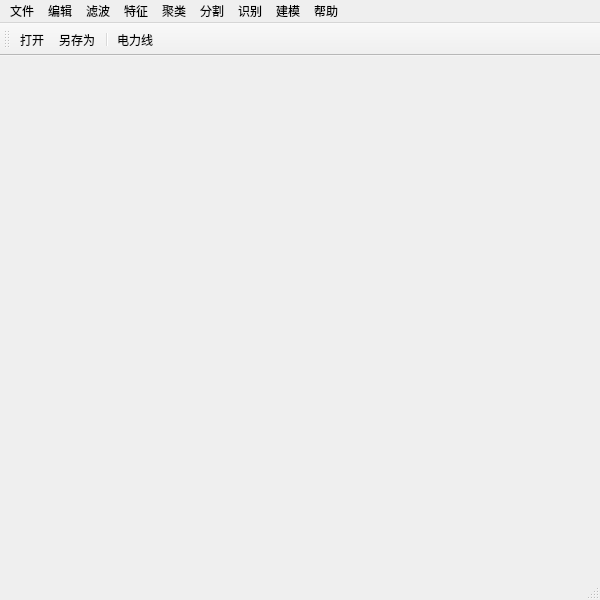
<?xml version="1.0" encoding="UTF-8"?>
<ui version="4.0">
 <class>MainWindow</class>
 <widget class="QMainWindow" name="MainWindow">
  <property name="geometry">
   <rect>
    <x>0</x>
    <y>0</y>
    <width>600</width>
    <height>600</height>
   </rect>
  </property>
  <property name="windowTitle">
   <string>电力线检测</string>
  </property>
  <property name="windowIcon">
   <iconset resource="MainWindow.qrc">
    <normaloff>:/Resources/Resources/pceditor.icns</normaloff>:/Resources/Resources/pceditor.icns</iconset>
  </property>
  <widget class="QRendView" name="centralWidget"/>
  <widget class="QMenuBar" name="menuBar">
   <property name="geometry">
    <rect>
     <x>0</x>
     <y>0</y>
     <width>600</width>
     <height>23</height>
    </rect>
   </property>
   <property name="defaultUp">
    <bool>false</bool>
   </property>
   <property name="nativeMenuBar">
    <bool>true</bool>
   </property>
   <widget class="QMenu" name="menuf">
    <property name="title">
     <string>文件</string>
    </property>
    <addaction name="open"/>
    <addaction name="write"/>
   </widget>
   <widget class="QMenu" name="menu_2">
    <property name="title">
     <string>滤波</string>
    </property>
    <widget class="QMenu" name="menu_z">
     <property name="title">
      <string>直通</string>
     </property>
     <addaction name="zhitongXYZ"/>
    </widget>
    <addaction name="simplify"/>
    <addaction name="mls_simple"/>
    <addaction name="separator"/>
    <addaction name="menu_z"/>
    <addaction name="liqundian"/>
    <addaction name="dimian"/>
    <addaction name="xyPlane"/>
    <addaction name="heightColor"/>
   </widget>
   <widget class="QMenu" name="menu_3">
    <property name="title">
     <string>聚类</string>
    </property>
    <addaction name="quyuzengzhangColor"/>
    <addaction name="quyuzengzhangNormal"/>
    <addaction name="oushifenge"/>
   </widget>
   <widget class="QMenu" name="menu_4">
    <property name="title">
     <string>分割</string>
    </property>
    <addaction name="ranSaC"/>
   </widget>
   <widget class="QMenu" name="menu_5">
    <property name="title">
     <string>识别</string>
    </property>
    <addaction name="powerline"/>
    <addaction name="qAligningObjectTemplates"/>
   </widget>
   <widget class="QMenu" name="menu_6">
    <property name="title">
     <string>帮助</string>
    </property>
    <addaction name="about"/>
    <addaction name="editerhelp"/>
   </widget>
   <widget class="QMenu" name="menu_7">
    <property name="title">
     <string>特征</string>
    </property>
    <addaction name="FPFH"/>
   </widget>
   <widget class="QMenu" name="menu">
    <property name="title">
     <string>编辑</string>
    </property>
    <addaction name="offset_center"/>
   </widget>
   <widget class="QMenu" name="menu_8">
    <property name="title">
     <string>建模</string>
    </property>
    <addaction name="build_trian_model"/>
   </widget>
   <addaction name="menuf"/>
   <addaction name="menu"/>
   <addaction name="menu_2"/>
   <addaction name="menu_7"/>
   <addaction name="menu_3"/>
   <addaction name="menu_4"/>
   <addaction name="menu_5"/>
   <addaction name="menu_8"/>
   <addaction name="menu_6"/>
  </widget>
  <widget class="QStatusBar" name="statusBar"/>
  <widget class="QToolBar" name="mainToolBar">
   <attribute name="toolBarArea">
    <enum>TopToolBarArea</enum>
   </attribute>
   <attribute name="toolBarBreak">
    <bool>false</bool>
   </attribute>
   <addaction name="open"/>
   <addaction name="write"/>
   <addaction name="separator"/>
   <addaction name="powerline"/>
  </widget>
  <action name="open">
   <property name="icon">
    <iconset resource="MainWindow.qrc">
     <normaloff>:/Resources/Resources/open.png</normaloff>:/Resources/Resources/open.png</iconset>
   </property>
   <property name="text">
    <string>打开</string>
   </property>
   <property name="shortcut">
    <string>Ctrl+O</string>
   </property>
  </action>
  <action name="modeling">
   <property name="icon">
    <iconset resource="MainWindow.qrc">
     <normaloff>:/Resources/Resources/modeling.png</normaloff>:/Resources/Resources/modeling.png</iconset>
   </property>
   <property name="text">
    <string>建模</string>
   </property>
   <property name="toolTip">
    <string>建模</string>
   </property>
  </action>
  <action name="write">
   <property name="icon">
    <iconset resource="MainWindow.qrc">
     <normaloff>:/Resources/Resources/save.png</normaloff>:/Resources/Resources/save.png</iconset>
   </property>
   <property name="text">
    <string>另存为</string>
   </property>
   <property name="toolTip">
    <string>另存为</string>
   </property>
   <property name="shortcut">
    <string>Ctrl+S</string>
   </property>
  </action>
  <action name="zhitongXYZ">
   <property name="text">
    <string>xyz过滤</string>
   </property>
  </action>
  <action name="liqundian">
   <property name="text">
    <string>离群点</string>
   </property>
  </action>
  <action name="lccp">
   <property name="text">
    <string>lccp（基于凹凸性，不适用）</string>
   </property>
  </action>
  <action name="cpc">
   <property name="text">
    <string>cpc（基于凹凸性，不适用）</string>
   </property>
  </action>
  <action name="shuangbianlvbo">
   <property name="text">
    <string>双边滤波</string>
   </property>
   <property name="toolTip">
    <string>双边滤波</string>
   </property>
  </action>
  <action name="dimian">
   <property name="text">
    <string>提取地面</string>
   </property>
  </action>
  <action name="ranSaC">
   <property name="text">
    <string>图元提取</string>
   </property>
   <property name="toolTip">
    <string>RanSaC几何形状</string>
   </property>
  </action>
  <action name="quyuzengzhangNormal">
   <property name="text">
    <string>区域增长Normal</string>
   </property>
  </action>
  <action name="quyuzengzhangColor">
   <property name="text">
    <string>区域增长Color</string>
   </property>
  </action>
  <action name="oushifenge">
   <property name="text">
    <string>欧式聚类</string>
   </property>
  </action>
  <action name="chaotijulei">
   <property name="text">
    <string>超体聚类（不适用）</string>
   </property>
  </action>
  <action name="powerline">
   <property name="text">
    <string>电力线</string>
   </property>
  </action>
  <action name="simplify">
   <property name="icon">
    <iconset resource="MainWindow.qrc">
     <normaloff>:/Resources/Resources/simple.png</normaloff>:/Resources/Resources/simple.png</iconset>
   </property>
   <property name="text">
    <string>点云简化(octree)</string>
   </property>
  </action>
  <action name="about">
   <property name="text">
    <string>关于</string>
   </property>
  </action>
  <action name="editerhelp">
   <property name="text">
    <string>编辑帮助</string>
   </property>
  </action>
  <action name="FPFH">
   <property name="text">
    <string>PFH/FPFH</string>
   </property>
  </action>
  <action name="qAligningObjectTemplates">
   <property name="text">
    <string>将对象模板对齐到点云</string>
   </property>
  </action>
  <action name="VFH_6DOF">
   <property name="text">
    <string>基于VFH特征聚类识别和6DOF姿态估计</string>
   </property>
  </action>
  <action name="CorrespondenceGrouping3D">
   <property name="text">
    <string>基于对应分组的3D对象识别</string>
   </property>
  </action>
  <action name="xyPlane">
   <property name="text">
    <string>投影到xy平面</string>
   </property>
  </action>
  <action name="heightColor">
   <property name="text">
    <string>高程颜色</string>
   </property>
  </action>
  <action name="aobao">
   <property name="text">
    <string>凸包建模</string>
   </property>
  </action>
  <action name="offset_center">
   <property name="text">
    <string>向中心点偏移</string>
   </property>
   <property name="toolTip">
    <string>向中心点偏移，防止坐标过大</string>
   </property>
  </action>
  <action name="build_trian_model">
   <property name="text">
    <string>生成三角网模型</string>
   </property>
   <property name="toolTip">
    <string>生成三角网模型</string>
   </property>
  </action>
  <action name="mls_simple">
   <property name="text">
    <string>最小二乘平滑</string>
   </property>
   <property name="toolTip">
    <string>最小二乘平滑</string>
   </property>
  </action>
 </widget>
 <layoutdefault spacing="6" margin="11"/>
 <customwidgets>
  <customwidget>
   <class>QRendView</class>
   <extends>QWidget</extends>
   <header>QRendView.h</header>
   <container>1</container>
  </customwidget>
 </customwidgets>
 <resources>
  <include location="MainWindow.qrc"/>
 </resources>
 <connections/>
</ui>
